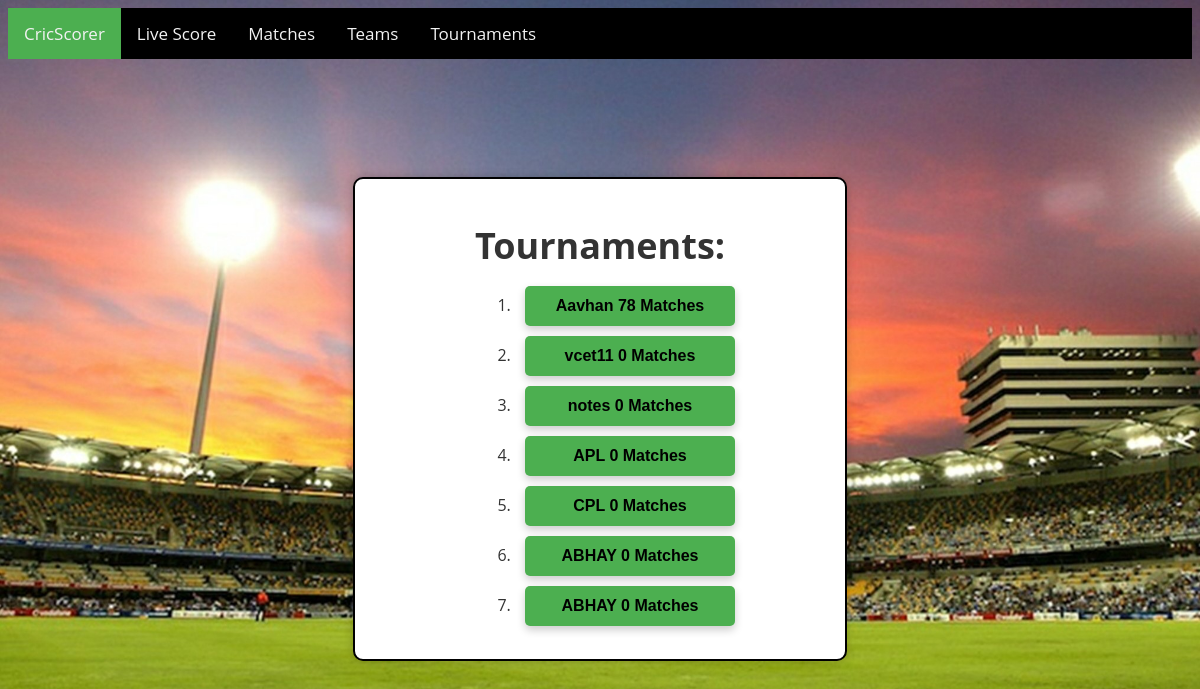
Page /tournament_list/ on the earlier database version.
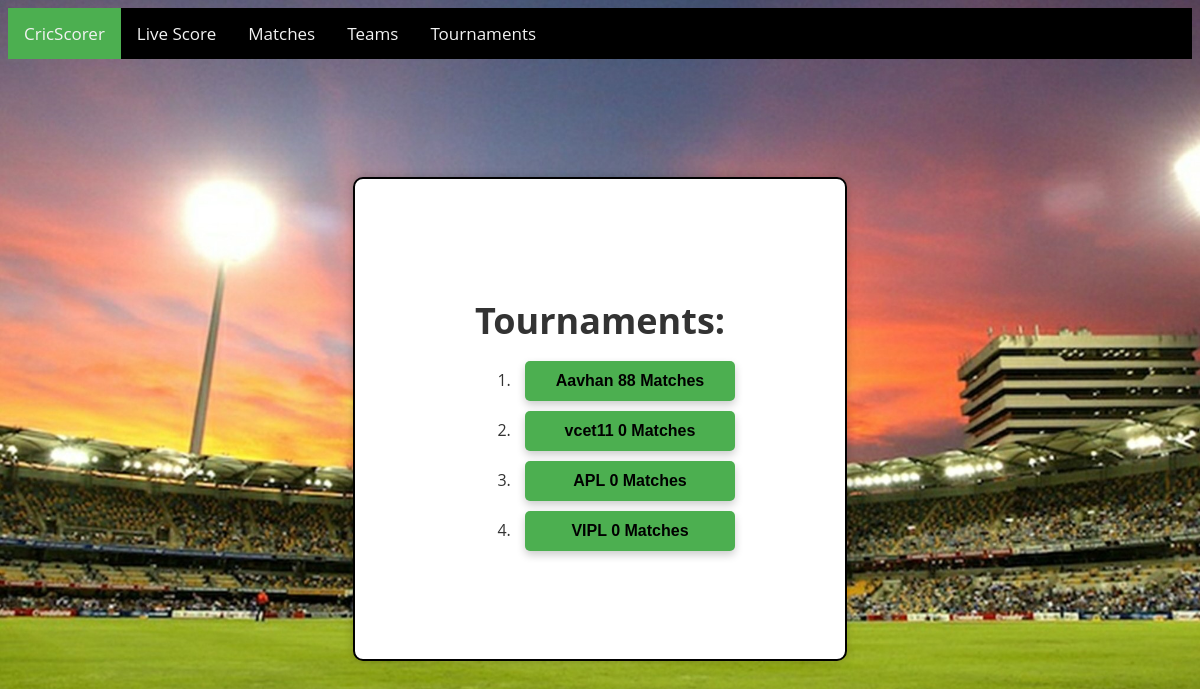
Same page on the later database version.
### scoring/models.py (models this page shows, shortened)
class Tournament(models.Model):
    name = models.CharField(max_length=200, null=True)
    start_date = models.DateTimeField(null=True)
    end_date = models.DateTimeField(null=True)
    location = models.CharField(max_length=200, null=True)
    teams = models.ManyToManyField(
        'Team', blank=True, related_name='tournaments')

class Makematch(models.Model):
    tournament_name = models.ForeignKey(
        Tournament, on_delete=models.CASCADE, blank=True, default=0)
    team_1 = models.ForeignKey(
        Team, related_name="team_1", on_delete=models.CASCADE)
    team_2 = models.ForeignKey(
        Team, related_name="team_2", on_delete=models.CASCADE)
    team_a_score = models.IntegerField(default=0)
    team_b_score = models.IntegerField(default=0)
    winner = models.ForeignKey(
        Team, related_name='winner', on_delete=models.CASCADE, null=True, blank=True)

### scoring/views.py (the view)
# urls.py: path('tournament_list/', views.tournament_list, name="tournament_list"),
def tournament_list(request):
    tournaments = Tournament.objects.all()
    return render(request, 'scoring/tournaments_list.html', {'tournaments': tournaments})

### scoring/models.py (called while the page is built)
    def __str__(self):
        return self.name

### scoring/templates/scoring/tournaments_list.html (shortened to what this page needs)
{% extends 'scoring/base.html' %}
{% block content %}
<div class="center">
  <div class="container">
    <div class="text-center">
      <h1 class="mb-5">Tournaments:</h1>
      <ol class="list-group list-group-numbered">
        {% for tournament in tournaments %}
        <li class="list-group-item d-flex justify-content-between align-items-start mb-4">
          <div class="ms-2 me-auto">
            <div class="fw-bold mb-3"><button class="btn btn-outline-secondary btn-sm" onclick="toggleMatches({{tournament.id}})">{{tournament.name}} <span class="badge bg-secondary">{{tournament.makematch_set.all|length}} Matches</span></button></div>
          </div>
        </li>
        {% endfor %}
      </ol>
    </div>
  </div>
</div>
{% endblock %}

### scoring/templates/scoring/base.html (shortened to what this page needs)
  {% load static %}
  <link rel="stylesheet" href="{% static 'scoring/navbar.css' %}">
  <link rel="stylesheet" href="{% static 'scoring/score.css' %}">
  <link rel="stylesheet" href="{% static 'scoring/makematch.css' %}">
  <link rel="stylesheet" href="{% static 'scoring/makematch.css' %}">
  <nav class="navbar">
    <a class="active" href="{% url 'score' %}">CricScorer</a>
    <a href="#">Live Score</a>
    <a href="#">Matches</a>
    <a href="{%url 'team_page' %}">Teams</a>
    <a href="{% url 'tournament_list'%}">Tournaments</a>
  </nav>
  {% block content %}
  {% endblock content %}

### scoring/static/scoring/navbar.css (style rules this page uses)
.navbar { background-color: black; overflow: hidden; }
.navbar a { float: left; display: block; color: #f2f2f2; text-align: center; padding: 14px 16px; text-decoration: none; font-size: 17px; }
.active { background-color: #4CAF50; color: white; }

### scoring/static/scoring/score.css (style rules this page uses)
.container { max-width: 500px; margin: 0 auto; padding: 20px; background-color: #ca3d3d; box-shadow: 0 0 10px rgba(0, 0, 0, 0.2); border-radius: 5px; }
.btn { display: block; width: 100%; height: 40px; margin-top: 10px; padding: 10px; background-color: #4CAF50; color: black; font-size: 16px; border: none; border-radius: 5px; cursor: pointer; }
button { padding: 12px 24px; margin: 10px; background-color: #4CAF50; color: white; border: none; cursor: pointer; border-radius: 4px; box-shadow: 0 4px 8px 0 rgba(0, 0, 0, 0.2); transition: 0.3s; font-weight: bold; }

### scoring/static/scoring/makematch.css (style rules this page uses)
.center { display: flex; justify-content: center; align-items: center; height: 90vh; }
.container { background-color: white; border: 2px solid black; border-radius: 10px; padding: 120px; text-align: center; display: flex; justify-content: center; align-items: center; display: flex; justify-content: center; align-items: center; height: 30vh; }
h1, p { text-align: center; }
h1 { margin-bottom: 10px; font-size: 36px; font-weight: bold; }

### scoring/templates/scoring/tournaments_list.html (style rules this page uses)
.container { max-width: 1000px !important; }

Differences in the rows shown:
removed Tournament: name "notes", makematch_set.all|length "0"
removed Tournament: name "CPL", makematch_set.all|length "0"
removed Tournament: name "ABHAY", makematch_set.all|length "0"
removed Tournament: name "ABHAY", makematch_set.all|length "0"
computed for Tournament "Aavhan": makematch_set.all|length "78" → "88"
added Tournament: name "VIPL", makematch_set.all|length "0"
